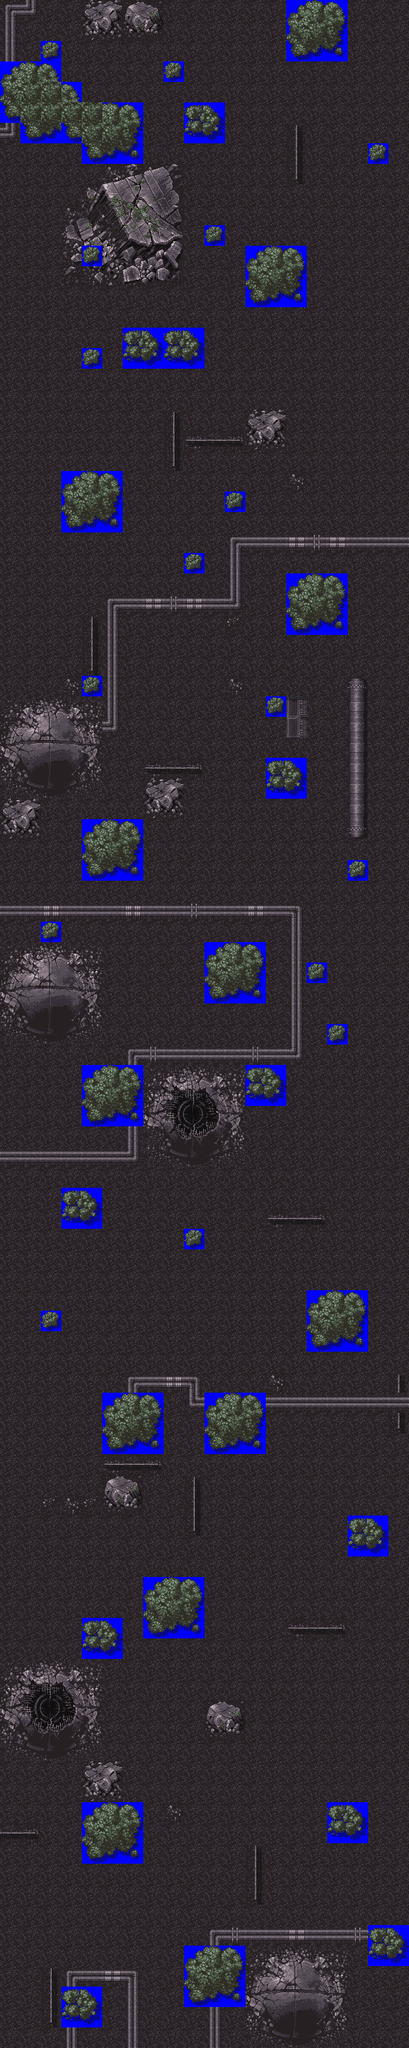

The image is a tile-based game level rendered from a .tmx file. Its description and source (layers, tilesets, objects; grid data summarised) follow:
An orthogonal 20x100 tile map with 32x32 px tiles, 2 tile layers (MapLayer1, MapLayer2), 5 tilesets and 1 object (EnemyGenerator).

<map version="1.0" orientation="orthogonal" renderorder="right-down" width="20" height="100" tilewidth="32" tileheight="32" nextobjectid="2">
 <tileset firstgid="1" name="gr1" tilewidth="32" tileheight="32" spacing="8" tilecount="33" columns="11">
  <image source="mapchip_028.png" trans="0000ff" width="432" height="112" />
 </tileset>
 <tileset firstgid="34" name="gr2" tilewidth="32" tileheight="32" spacing="8" tilecount="12" columns="3">
  <image source="mapchip_037.png" trans="0000ff" width="112" height="152" />
 </tileset>
 <tileset firstgid="46" name="gr3" tilewidth="32" tileheight="32" spacing="8" tilecount="40" columns="5">
  <image source="mapchip_051.png" trans="0000ff" width="192" height="312" />
 </tileset>
 <tileset firstgid="86" name="gr4" tilewidth="32" tileheight="32" spacing="8" tilecount="54" columns="6">
  <image source="mapchip_059.png" trans="0000ff" width="232" height="352" />
 </tileset>
 <tileset firstgid="140" name="gr5" tilewidth="32" tileheight="32" spacing="8" tilecount="40" columns="10">
  <image source="mapchip_031.png" trans="0000ff" width="392" height="152" />
 </tileset>
 <layer name="MapLayer1" width="20" height="100">
  <data>[2000 cells, 2000 non-empty, 100 distinct tile ids]</data>
 </layer>
 <layer name="MapLayer2" width="20" height="100">
  <data>[2000 cells, 200 non-empty, 14 distinct tile ids]</data>
 </layer>
 <objectgroup name="EnemyLayer">
  <object id="1" type="EnemyGenerator" x="113" y="1755">
   <properties>
    <property name="EnemyName" value="Hornet1" />
   </properties>
  </object>
 </objectgroup>
</map>